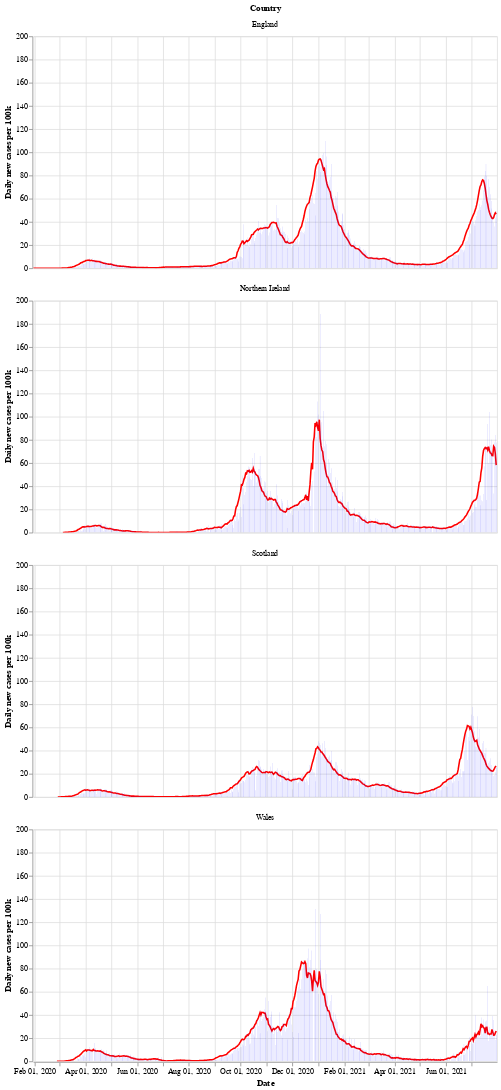

The notebook cell saved with this chart:
### Markdown cell above
Next is a bar chart of the number of new cases in each country (per 100k population), with the 7 day moving average of cases. Again we see that Wales saw a longer period of raising and falling cases compared to the other countries.

After a period of cases falling, each nation is now seeing a rise in the number of cases - especially in Wales.

### Code cell
# collapse
bars = alt.Chart(uk_cases).mark_bar().encode(
    x=alt.X("yearmonthdate(date):T", axis=alt.Axis(title='Date')),
    y=alt.Y("newCasesRate:Q", axis=alt.Axis(title='Daily new cases per 100k')),
    tooltip='newCasesRate',
    color=alt.condition(
        alt.datum.dailyChange > 0,
        alt.value("orange"),  # The positive color
        alt.value("blue")  # The negative color
    )
).properties(title='New cases per 100k population with rolling 7 day average', width=600).interactive()
line = alt.Chart(uk_cases).mark_line(
    color='red',
    size=2,
).transform_window(
    rolling_mean='mean(newCasesRate)',
    frame=[0, 7],
    groupby=['areaName']
).encode(
    x='yearmonthdate(date):T',
    y='rolling_mean:Q'
)
alt.layer(line, bars, data=uk_cases).facet(alt.Row('areaName', title='Country'), columns=1)

### Figure 1 — Vega-Lite specification as saved in the notebook (floating-point values rounded to 4 significant figures; data arrays with more than 128 entries replaced by an {"elided": "..."} marker saying what was removed)
{"config": {"view": {"continuousWidth": 400, "continuousHeight": 300}}, "data": {"name": "data-2f0412e02cd5a94df2e3055c10d651ae"}, "facet": {"type": "nominal", "field": "areaName", "title": "Country"}, "spec": {"layer": [{"mark": {"type": "line", "color": "red", "size": 2}, "encoding": {"x": {"type": "temporal", "field": "date", "timeUnit": "yearmonthdate"}, "y": {"type": "quantitative", "field": "rolling_mean"}}, "transform": [{"window": [{"op": "mean", "field": "newCasesRate", "as": "rolling_mean"}], "frame": [0, 7], "groupby": ["areaName"]}]}, {"mark": "bar", "encoding": {"color": {"condition": {"value": "orange", "test": "(datum.dailyChange > 0)"}, "value": "blue"}, "tooltip": {"type": "quantitative", "field": "newCasesRate"}, "x": {"type": "temporal", "axis": {"title": "Date"}, "field": "date", "timeUnit": "yearmonthdate"}, "y": {"type": "quantitative", "axis": {"title": "Daily new cases per 100k"}, "field": "newCasesRate"}}, "selection": {"selector002": {"type": "interval", "bind": "scales", "encodings": ["x", "y"]}}, "title": "New cases per 100k population with rolling 7 day average", "width": 600}]}, "columns": 1, "$schema": "https://vega.github.io/schema/vega-lite/v4.8.1.json", "datasets": {"data-2f0412e02cd5a94df2e3055c10d651ae": {"elided": "2100 records"}}}
